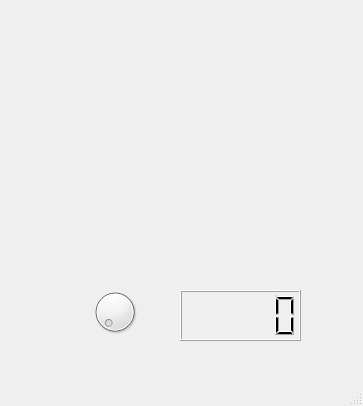
<?xml version="1.0" encoding="UTF-8"?>
<ui version="4.0">
 <class>MainWindow</class>
 <widget class="QMainWindow" name="MainWindow">
  <property name="geometry">
   <rect>
    <x>0</x>
    <y>0</y>
    <width>363</width>
    <height>406</height>
   </rect>
  </property>
  <property name="windowTitle">
   <string>MainWindow</string>
  </property>
  <widget class="QWidget" name="centralwidget">
   <widget class="PlotWidget" name="graph" native="true">
    <property name="geometry">
     <rect>
      <x>20</x>
      <y>20</y>
      <width>321</width>
      <height>211</height>
     </rect>
    </property>
   </widget>
   <widget class="QLCDNumber" name="lcd">
    <property name="geometry">
     <rect>
      <x>180</x>
      <y>290</y>
      <width>121</width>
      <height>51</height>
     </rect>
    </property>
   </widget>
   <widget class="QDial" name="dial">
    <property name="geometry">
     <rect>
      <x>90</x>
      <y>280</y>
      <width>50</width>
      <height>64</height>
     </rect>
    </property>
    <property name="maximum">
     <number>100</number>
    </property>
    <property name="pageStep">
     <number>1</number>
    </property>
   </widget>
  </widget>
  <widget class="QMenuBar" name="menubar">
   <property name="geometry">
    <rect>
     <x>0</x>
     <y>0</y>
     <width>363</width>
     <height>18</height>
    </rect>
   </property>
  </widget>
  <widget class="QStatusBar" name="statusbar"/>
 </widget>
 <customwidgets>
  <customwidget>
   <class>PlotWidget</class>
   <extends>QWidget</extends>
   <header>pyqtgraph</header>
   <container>1</container>
  </customwidget>
 </customwidgets>
 <resources/>
 <connections/>
</ui>
